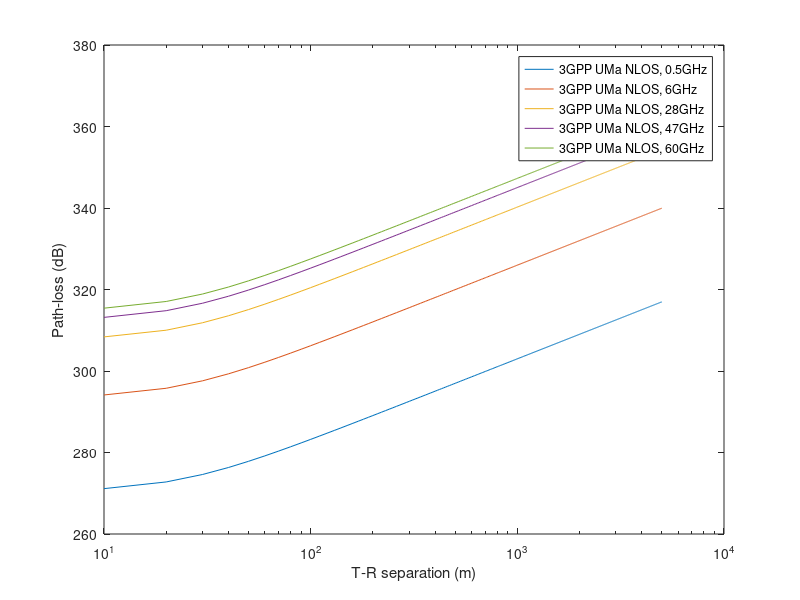

The MATLAB source for this figure:
clear
clc
close all


%% a path-loss simulation of 3GPP UMa NLOS

% Constant
umi_los_sf_std_3gpp =6; % 3GPP TR 38.901 shadow fading standard deviation.
h_bs = 25; % Transmitter height 
h_ue = 1.5; % User device height
c = 3e8; % light speed
monte_num_trail = 1000;

% path-loss
d2D = 10:10:5000;
fc = [0.5e9, 6e9, 28e9, 47e9, 60e9];
pl_uma_nlos_3gpp = zeros(length(fc), length(d2D));
for fc_idx = 1:length(fc)
    curr_fc = fc(fc_idx); 
    for d2D_idx = 1:length(d2D)
        curr_d2D = d2D(d2D_idx);  
        curr_d3D = sqrt(curr_d2D^2 + (h_bs-h_ue)^2);
        d_bp = 4*(h_bs-1)*(h_ue-1)*curr_fc/c;
        for monte_idx = 1:monte_num_trail 
            pl_uma_nlos_3gpp_monte(fc_idx, d2D_idx) = 35.3 + 22.4 + 21.3*log10(curr_fc) + 20*log10(curr_d3D) - 0.3*(h_ue - 1.5);
        end
        pl_uma_nlos_3gpp(fc_idx,d2D_idx) = mean(pl_uma_nlos_3gpp_monte(fc_idx,d2D_idx,:)); 
    end
end

%% figure
for fc_idx = 1:length(fc)
    semilogx(d2D, pl_uma_nlos_3gpp(fc_idx,:)); hold on;
end
legend('3GPP UMa NLOS, 0.5GHz', '3GPP UMa NLOS, 6GHz', '3GPP UMa NLOS, 28GHz', '3GPP UMa NLOS, 47GHz', '3GPP UMa NLOS, 60GHz');
xlabel('T-R separation (m)'); ylabel('Path-loss (dB)')
